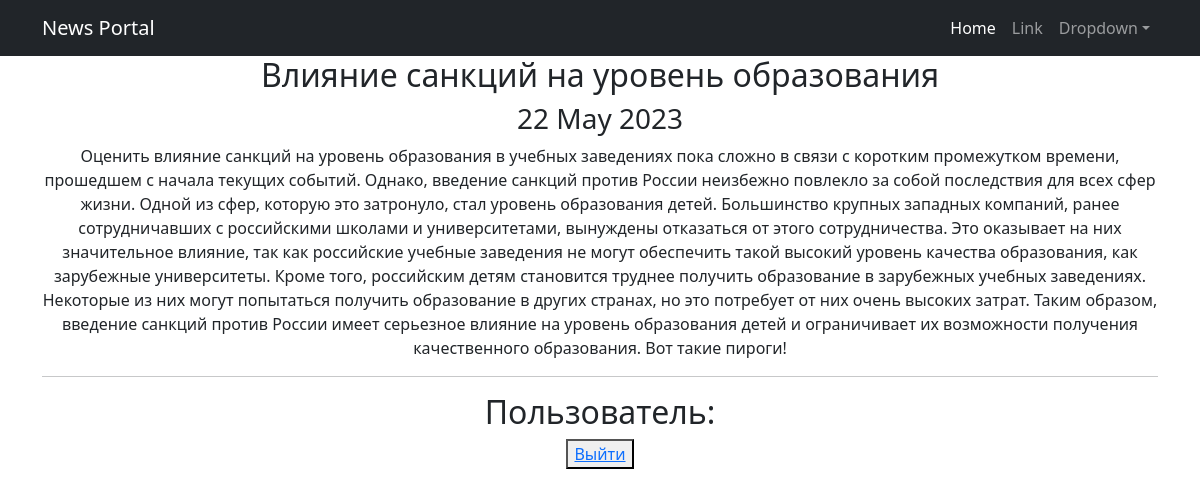
The page /posts/4 on the database its author committed.
### accounts/models.py (models this page shows, shortened)
class Post(models.Model):
    var = models.CharField(max_length = 2, choices = VARS, default = news)
    datetime_of_post = models.DateTimeField(auto_now_add = True)
    topic = models.CharField(null = True, max_length=64)
    text_of_topic = models.TextField(null = True)
    rate_of_post = models.IntegerField(default = 0)
    author = models.ForeignKey(Author, on_delete = models.CASCADE)
    category = models.ManyToManyField(Category, through = 'PostCategory')

### accounts/views.py (the view)
# urls.py: path('<int:pk>', cache_page(300)(PostDetail.as_view()), name='post_detail'),
class PostDetail(DetailView):
    model = Post
    template_name = 'post.html'
    context_object_name = 'post'
    def get_object(self, *args, **kwargs):
        obj = cache.get(f'post-{self.kwargs["pk"]}', None)
        if not obj:
            obj = super().get_object(queryset=self.queryset)
            cache.set(f'post-{self.kwargs["pk"]}', obj)
        return obj

### accounts/templatetags/custom_filters.py (called while the page is built)
@register.filter(name = 'censor')
def censor(text):
    for word in BAD_WORD:
        if word in text:
            text = text.replace(word[1:len(word)], f'{len(word) * "*"}')
            return text
        else:
            return text

### accounts/templatetags/custom_tags.py (called while the page is built)
@register.simple_tag()
def current_time(format_string='%b %d %Y'):
   return datetime.utcnow().strftime(format_string)

### templates/post.html (shortened to what this page needs)
{% extends 'flatpages/default.html' %}
{% load custom_filters %}
{% load custom_tags %}
{% block content %}
<h2>{{ post.topic |censor}}</h2>
<h3>{% current_time ' %d %b %Y' %}</h3>
{{ post.text_of_topic |censor}}
<hr>
<h2>Пользователь: {{ request.user.username }}</h2>
<button><a href="http://127.0.0.1:8000/sign/logout/">Выйти</a></button>
{% endblock content %}

### rows shown on the page
Post: topic|censor "Влияние санкций на уровень образования", text_of_topic|censor "Оценить влияние санкций на уровень образования в учебных заведениях пока сложно в связи с коротким промежутком времени, прошедшем с начала текущих событий. Однако, введение санкций против России неизбежно повлекло за собой последствия для всех сфер жизни. Одной из сфер, которую это затронуло, стал уровень образования детей. Большинство крупных западных компаний, ранее сотрудничавших с российскими школами и университетами, вынуждены отказаться от этого сотрудничества. Это оказывает на них значительное влияние, так как российские учебные заведения не могут обеспечить такой высокий уровень качества образования, как зарубежные университеты. Кроме того, российским детям становится труднее…"
